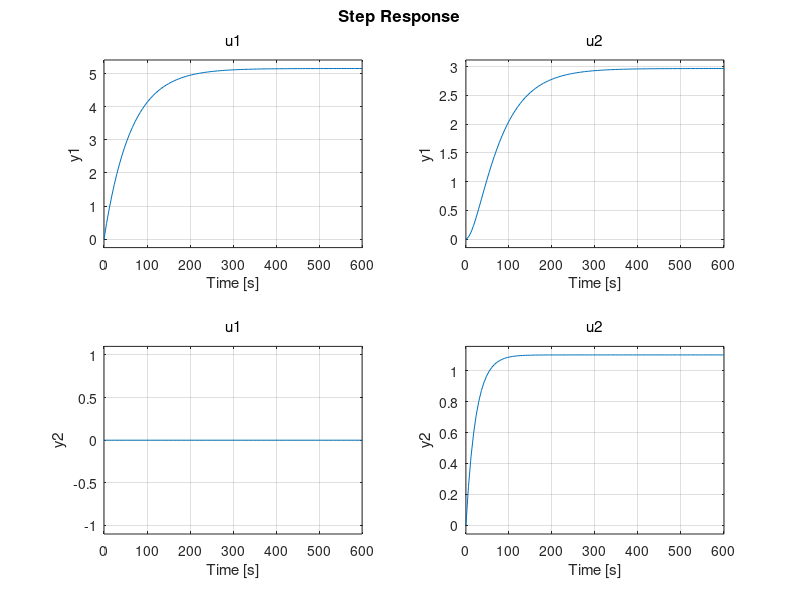

MATLAB code to generate this figure: (Note: this script raises an error after producing the figure.)
% MPC Control
% Four Tank System
close all;
clear all; clc;

% Define the System Matrices
 % Given parameters
 A1=28; A2=32; A3=28; A4=32;             
 a1=0.071; a2=0.057; a3=0.071;a4=0.057;
 kc=1.0;
 g=981;
 k1=3.33; k2=3.35;
 z1=0.70; z2=0.60;
 T1=62; T2=90; T3=23; T4=30;
 
 % Matrices of the system
 Am1=[-1/T1 0 A3/(T3*A1) 0;0 -1/T2 0 A4/(A2*T4);0 0 -1/T3 0;0 0 0 -1/T4];   
 Bm1=[z1*k1/A1 0;0 z2*k2/A2 ;0 (1-z2)*k2/A3 ;(1-z1)*k1/A4 0];
 Cm1=[kc 0 0 0 ;0 0 kc 0]; %Change according to the controller (To control)
 Co1=[0 kc 0 0 ;0 0 0 kc]; %Change according to the observer (To measure)
 Dm1=[0 0;0 0];

 % Continuous State space model
 sys_cp=ss(Am1,Bm1,Cm1,Dm1); % (For MPC)
 sysK=ss(Am1,Bm1,Co1,Dm1);   % (For Kalman Filter)

 %Step response of system
 step(sys_cp);

 % Discrete State space model
 Ts=0.1;
 sys_d=c2d(sys_cp,Ts);       % (For MPC)
 sysK_d=c2d(sysK,Ts);        % (For Kalman Filter)
 
 Am=sys_d.A;        
 Bm=sys_d.B;
 Cm=sys_d.C;  %(To control)
 Co=sysK_d.C; %(To measure)
 Dm=sys_d.D;

%For MPC implementation

 %Prediction Horizon
 Np=45;
 %Control Horizon
 Nc=20;
 %Calculate the matrices
 [Phi_Phi,Phi_F,Phi_R,Phi,F,BarRs,A_e,B_e,C_e]=mpcgain_MIMO(Am,Bm,Cm,Nc,Np);
 q=size(Cm,1);
 [n,m]=size(B_e);
 nm=size(Am,1);
 %xm=zeros(nm,1);
 
 Xf=zeros(n,1); %Augmented state system

 % Define the length of the simulation
 nlen=300;

 r=ones(nlen,q);
 u=zeros(m,1); %u(k-1)=0
 y=zeros(q,1);
 uwt=[4 4]; %input weight R matrix
 ysp=[13.7 2.4];% Set point
 Rs=repmat(ysp',Np,1);
 R=zeros(m*Nc,m*Nc);
 R(1:m,1:m)=diag(uwt);
 for i=2:Nc
    R((i-1)*m+1:i*m,(i-1)*m+1:i*m)=diag(uwt);
 end

 % Hessian Matrix
 H=Phi_Phi+R;

 %Input Constraints
 DUmin=5*[-1;-1];  
 DUmax=5*[1;1];
 Umin= 0*[-1;-1];
 Umax= 20*[1;1];

%For Kalman Filter Implementation
  Am_tr = transpose(Am);
  Co_tr = transpose(Co);
  %Checking for Controllability and Observability
  %Since this is fourth order system, Controllability matrix is [B AB A^2*B  A^3*B]

  CO=[Bm(:,1) Bm(:,2) Am*Bm(:,1) Am*Bm(:,2) Am^2*Bm(:,1) Am^2*Bm(:,2) Am^3*Bm(:,1) Am^3*Bm(:,2)];
  R_co = rank(CO);
  if R_co==4
   disp('System is controllable')
  else
   disp('System is uncontrollable')
  end

  %Similarly Observability matrix is [H;HA;HA^2;HA^3]
  OB = [Co(1,:); Co(2,:); Co(1,:)*Am; Co(2,:)*Am; Co(1,:)*Am^2; Co(2,:)*Am^2; Co(1,:)*Am^3;Co(2,:)*Am^3];
  R_ob = rank(OB);
  if R_ob ==4
   disp('System is observable')
  else
   disp('System is unobservable')
  end
  
  %Define the noise covariances.
  %We can tune the Q and R for the better estimates of the states
  Q = 20.02*eye(4);
  R = 1*eye(2);
  
  %Preallocating the memory
  x_pri=zeros(4,nlen);
  x_post=zeros(4,nlen);
  E=zeros(4,nlen);
  P_pri=ones(4,4,nlen);
  P_post=ones(4,4,nlen);
  K=zeros(4,4,nlen);
  %Tolerance=zeros(1,nlen);
  trpapriori = zeros(1,nlen);
  trposteriori=zeros(1,nlen);

  %Initial condition on the state, x.
  xm=[12.4;12.7;1.8;1.4];

  %Initial guesses for state and a posteriori covariance.
  x_postm= [1;1;1;1];
  P_postm= (10^5)*eye(4);
  
  %Calculate the process and measurement noise.
  w= 0.005*rand(4,1);
  v= 0.05*rand(2,1);
  
  deltau1=zeros(2,nlen);
  u1=zeros(2,nlen);
  xm1=zeros(4,nlen);
  y1=zeros(2,nlen);
  x_postm1=zeros(4,nlen);
  x_pri1=zeros(4,nlen);

  ukprev=u;
  for kk=1:nlen;
     %pred_err=(Rs-F*Xf);
     %DeltaU=inv(Phi_Phi+R)*Phi'*pred_err;
     f=-(Phi')*(Rs-F*Xf); 
     [M,gamma]=mpc_constraint_MIMO(Umin,Umax,DUmin,DUmax,ukprev,Nc); 
     DeltaU=quadprog(H,f,M,gamma); %H is Haessian matrix
     deltau=DeltaU(1:m,1); %First move of m inputs
     deltau1(:,kk)=deltau;

     u=u+deltau;
     ukprev=u;
     u1(:,kk)=u;

     xm_old=xm;
     xm=Am*xm+Bm*u+w; %delxm(k+1)
     xm1(:,kk)=xm;

     y=Co*xm+v; %y(k) and random noise
     y_mpc=Cm*xm;
     y1(:,kk)=y_mpc;
     
     
     
     %Kalman Filter implementation
      %Predictor equations
        %Compute X_prior
       x_pri=Am*x_postm + Bm*u;
       x_pri1(:,kk)=x_pri;
       %Compute variance P prior
       P_pri=Am*P_postm*Am_tr+Q;
      %Calculating the trace of P prior
      %trpapriori(1,k) = trace(P_pri(:,:,k));

 %Corrector equations
 %Compute Kalman Gain
 K=P_pri*Co_tr/(Co*P_pri*Co_tr+R);
 
 Z_est = Co*x_pri;
 Z_true=y;
 E=Z_true-Z_est;

 %Compute X posterior
 x_postm=x_pri+K*E;
 x_postm1(:,kk)=x_postm;
 %Compute variance P posterior
 P_postm=P_pri - K*Co*P_pri;
 %Calculating the trace of P posterior
 %trposteriori(1,k) = trace(P_post(:,:,k));
        

  Xf=[xm-xm_old;y_mpc]; %full state feedback in delta
    end
    k=0:Ts:(nlen-1)*Ts;
    figure
                        %Plots all the tank measurements with legend
    for i = 1:4
        plot(xm1(i,:),'displayname',strcat('h',num2str(i)));
        hold on;
    end
    xlabel('Time')
    ylabel('All the water levels')
    legend;
  figure;
    subplot(311)                          %Plots the controlled heights only.
        plot(transpose(y1(1,:)),'displayname',strcat('h1'));
        hold on;
        plot(transpose(y1(2,:)),'displayname',strcat('h3'));
    xlabel('Time')
    ylabel('Water level controlled')
    legend;
    subplot(312)
    plot(k,u1')    %Plots the pump voltages
    xlabel('Time')
    ylabel('pump volatge')
    legend('Control')
    subplot(313)
    stairs(k,deltau1')
    xlabel('Time')
    ylabel('deltau')
    legend('First incremental control')
  disp('set points are=');
  disp(ysp)
  X=['when Np=',num2str(Np), ' Nc=',num2str(Nc)]; 
  disp(X);
  disp('and uwt=')
  disp(uwt);
  disp('Set points acheived are=')
  disp(y_mpc);
                      
  
   
   
    
 

